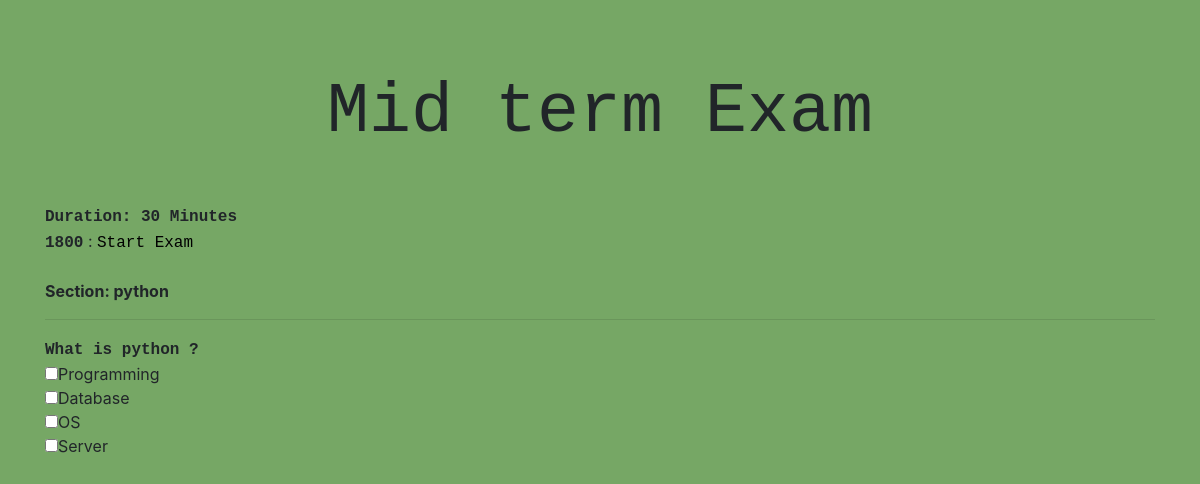
The page /student_exam/1 on the database as committed earlier.
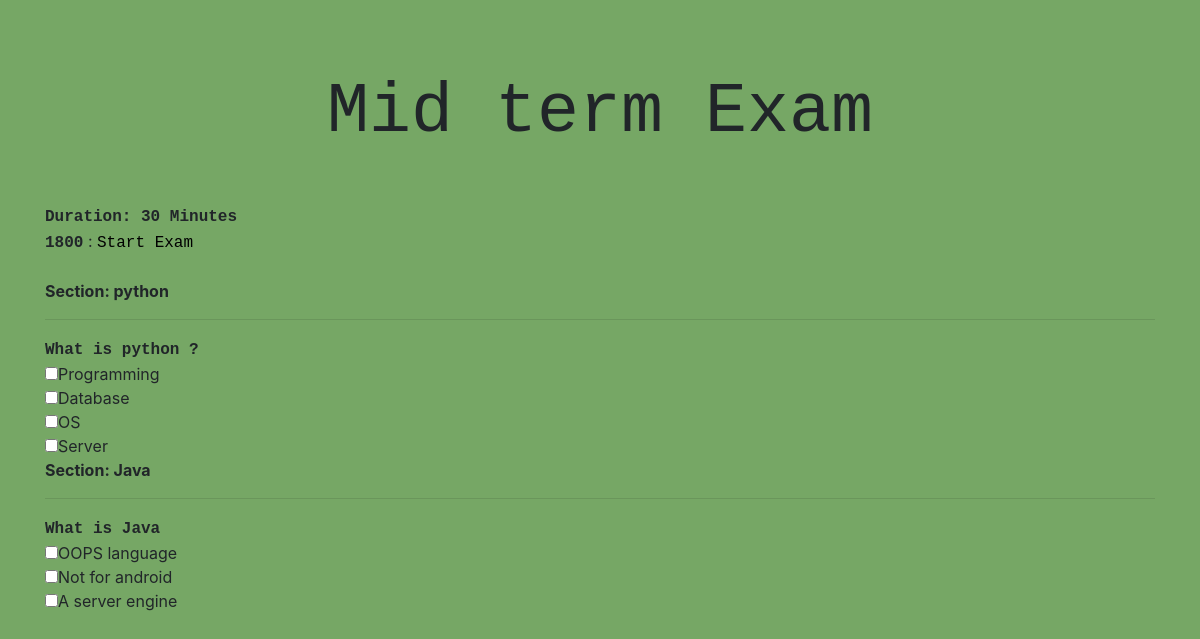
The same page on the database as committed later.
### exam/models.py (models this page shows, shortened)
class Section(models.Model):
	section = models.CharField(max_length = 100)
	def __str__(self):
		return str(self.section)

class Question(models.Model):
	section = models.ForeignKey(Section, on_delete = models.CASCADE, null = True)
	question = models.CharField(max_length = 200)

class Choice(models.Model):
	question = models.ForeignKey(Question,max_length = 200, on_delete = models.CASCADE)
	choice = models.CharField(max_length = 200)

### exam/views.py (the view)
# urls.py: path('student_exam/<int:pk>', views.student_exam, name = "student_exam"),
def student_exam(request, pk):
	exam = get_object_or_404(Exam, pk = pk)
	question = Question.objects.all()
	choice = Choice.objects.all()
	return render(request, "exam/student_exam.html", {"question" : question, "exam":exam, "choice":choice})

### exam/templates/exam/student_exam.html (shortened to what this page needs)
<!DOCTYPE html>
<html>
<head>
</head>
   <link rel="stylesheet" href="https://maxcdn.bootstrapcdn.com/bootstrap/4.3.1/css/bootstrap.min.css">
<body>
<div class="container">
		<div class="col-xs-12">
			<center>
				<p style="font-family: monospace; margin-top: 60px; font-size: 70px;">
					{{exam.name}}
				</p>
			</center>
		</div>
</div>
<br>
<div class="container">
	<div style="font-family: monospace;" class="col-xs-12">
		<b>Duration: {{exam.duration}} Minutes</b>
	</div>
	<div>
		<span id="count" style="font-family: monospace;"><b>1800</b></span> :
<a href="#" id="startClock" style="color: black; font-family: monospace;">Start Exam</a>
	</div>
	<br>
	<div>
			 {% for section in exam.section.all %}<b>Section:  {{ section }} </b>
	<br>
	<hr>
	{% for i in question %}
	{% if i.section.id == section.id %}
	<div>
		<b style="font-family: monospace;">{{i.question}}</b><br>
	</div>
	{% for j in choice %}
	{% if i.id == j.question.id %}
	<form>
  <input type="checkbox" name="gender">{{j.choice}}<br>
</form>
	{% endif %}
	{% endfor %}
	{% endif %}
	{% endfor %}
	{% endfor %}
	</div>
</div>
</body>
</html>

Rows that differ between the two databases and show on the page:
added Section: section "Java"
added Question: question "What is Java", shown under "Java"
added Choice: choice "OOPS language", shown under "What is Java"
added Choice: choice "Not for android", shown under "What is Java"
added Choice: choice "A server engine", shown under "What is Java"
